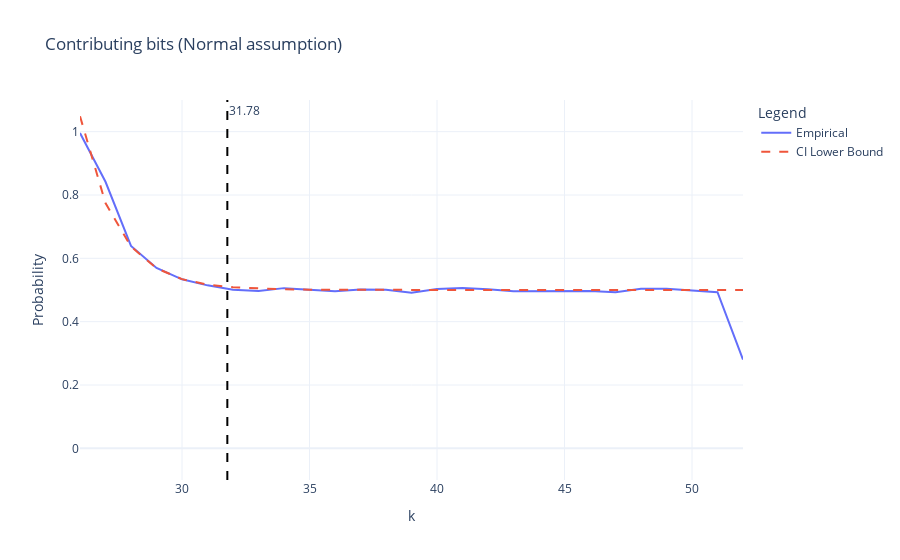

The code cell stored with this chart in its notebook:
### Markdown cell above
### Contributing Bits

### Code cell
def contributing_normal_probability(Z, alpha, k, eref):
    """Computes an approximation of the probability of
    the k-th bit contributing in the normal case"""
    sigma_ub = sigma_upper_bound(Z, alpha)
    if sigma_ub > 0:
        return (
            2 ** (-k + (eref - 1)) / (2 * sigma_ub * math.sqrt(2 * math.pi))
        ) + 0.5  # - (2**(-k))**3*(4*math.exp(-3/2.)+1)/(12*sigma_ub**3*math.sqrt(2*math.pi))
    else:
        return 1


def contributing_normal(Z, alpha, p, eref):
    """Computes the lower bound on the contributing bits in the normal case"""
    if p > 0.7:
        assert (
            False
        ), "The contributing bits approximation formula is not valid for p > 0.7"

    sigma_ub = sigma_upper_bound(Z, alpha)
    if sigma_ub > 0:
        sg_bits = -math.log2(sigma_ub) + (eref - 1)
    else:
        sg_bits = 53 + (eref - 1)
    cb_correction = -math.log2(p - 0.5) - math.log2(2 * math.sqrt(2 * math.pi))
    cb_lb = sg_bits + cb_correction
    return (cb_lb, sg_bits, cb_correction)


cb_lb, sg_bits, cb_correction = contributing_normal(Z, alpha, contributing_p, eref)

print("contributing correction = {}".format(cb_correction))
print(
    "contributings_bits = {} with p = {} and alpha = {}".format(
        cb_lb, contributing_p, alpha
    )
)

confidence_plot(
    kth_contributing / Z.size,
    [contributing_normal_probability(Z, alpha, k, eref) for k in range(53)],
    kth=cb_lb,
    title="Contributing bits (Normal assumption)",
    minx=math.ceil(max(sg_bits - 2, 0)),
)

### Figure 1 — Plotly figure (JSON) as saved in the notebook; plotly's stock layout.template omitted (floating-point values rounded to 4 significant figures)
{"data": [{"mode": "lines", "name": "Empirical", "type": "scatter", "x": [26, 27, 28, 29, 30, 31, 32, 33, 34, 35, 36, 37, 38, 39, 40, 41, 42, 43, 44, 45, 46, 47, 48, 49, 50, 51, 52], "y": [0.9957, 0.8418, 0.6393, 0.5698, 0.5337, 0.5147, 0.5005, 0.4966, 0.5059, 0.5018, 0.4958, 0.5015, 0.5004, 0.4911, 0.5035, 0.5061, 0.5027, 0.4961, 0.497, 0.4974, 0.497, 0.4931, 0.5037, 0.5043, 0.4995, 0.4932, 0.2802]}, {"line": {"dash": "dash"}, "mode": "lines", "name": "CI Lower Bound", "type": "scatter", "x": [26, 27, 28, 29, 30, 31, 32, 33, 34, 35, 36, 37, 38, 39, 40, 41, 42, 43, 44, 45, 46, 47, 48, 49, 50, 51, 52], "y": [1.049, 0.7743, 0.6372, 0.5686, 0.5343, 0.5171, 0.5086, 0.5043, 0.5021, 0.5011, 0.5005, 0.5003, 0.5001, 0.5001, 0.5, 0.5, 0.5, 0.5, 0.5, 0.5, 0.5, 0.5, 0.5, 0.5, 0.5, 0.5, 0.5]}], "layout": {"annotations": [{"showarrow": false, "text": "31.78", "x": 31.78, "xanchor": "left", "xref": "x", "y": 1, "yanchor": "top", "yref": "y domain"}], "legend": {"title": {"text": "Legend"}}, "shapes": [{"line": {"color": "black", "dash": "dash", "width": 2}, "name": "kth bit", "type": "line", "x0": 31.78, "x1": 31.78, "xref": "x", "y0": 0, "y1": 1, "yref": "y domain"}], "title": {"text": "Contributing bits (Normal assumption)"}, "xaxis": {"title": {"text": "k"}}, "yaxis": {"range": [-0.1, 1.1], "title": {"text": "Probability"}}}}
